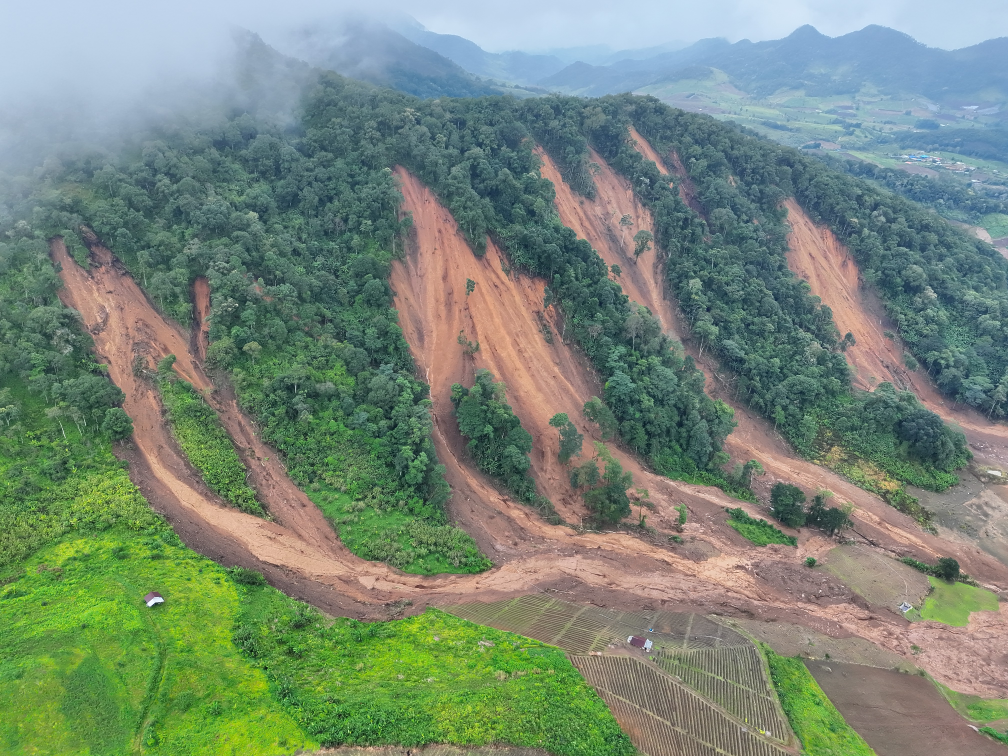
#> input picture Prom/FRA362 Dataset/L1_5.JPG, 4032 x 3024 px, given in place of L1_1.jpg, which was not available (shown at 1/4 size)
$ python aligment.py
#> lines starting #> are read from the running program, lines starting #| are printed output that depends on the picture; pictures that were not available may be replaced by others from this repository, and a replacement may not be noted
import cv2
import numpy as np

# -------------------------
# 1) โหลดภาพ Before / After
# -------------------------
img1 = cv2.imread(r"C:\Users\Win10\Documents\GitHub\FRA362-Change-the-World-Project-Landslide-Displacement-recognition\Prom\FRA362 Dataset\L1_1.jpg")   # ภาพฐาน (Reference)
#> img1 is the input picture: shape (3024, 4032, 3); mean B, G, R 119.8, 136, 119.2
img2 = cv2.imread(r"C:\Users\Win10\Documents\GitHub\FRA362-Change-the-World-Project-Landslide-Displacement-recognition\Prom\FRA362 Dataset\L1_7.jpg")    # ภาพที่ต้องการ align
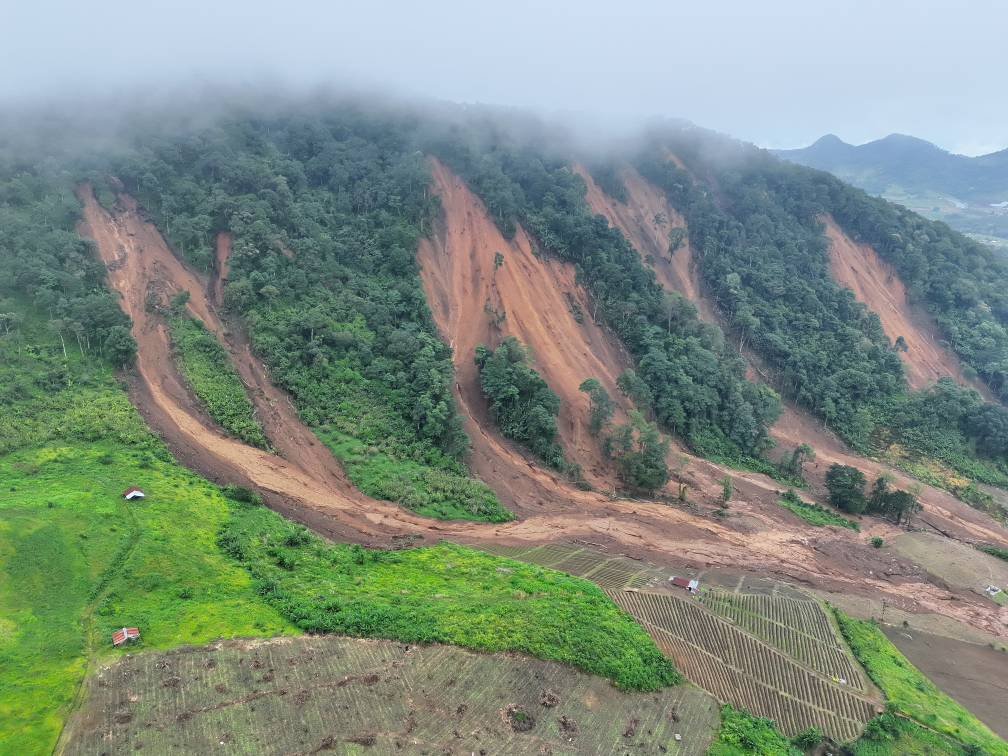
#> input picture Prom/FRA362 Dataset/L1_7.JPG, 4032 x 3024 px, found by its file name (shown at 1/4 size)
#> img2 is the input picture: shape (3024, 4032, 3); mean B, G, R 128.6, 140.8, 125.7

# แปลงเป็น grayscale
gray1 = cv2.cvtColor(img1, cv2.COLOR_BGR2GRAY)
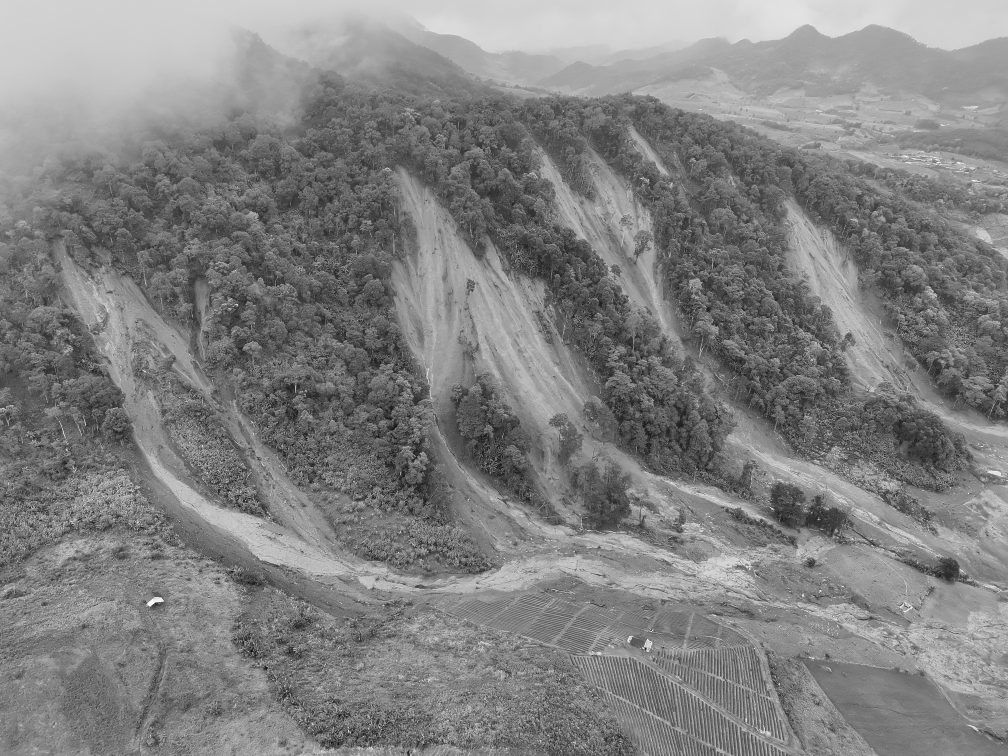
#> gray1: shape (3024, 4032) (shown at 1/4 size); min 1, max 255, mean 129.1
gray2 = cv2.cvtColor(img2, cv2.COLOR_BGR2GRAY)
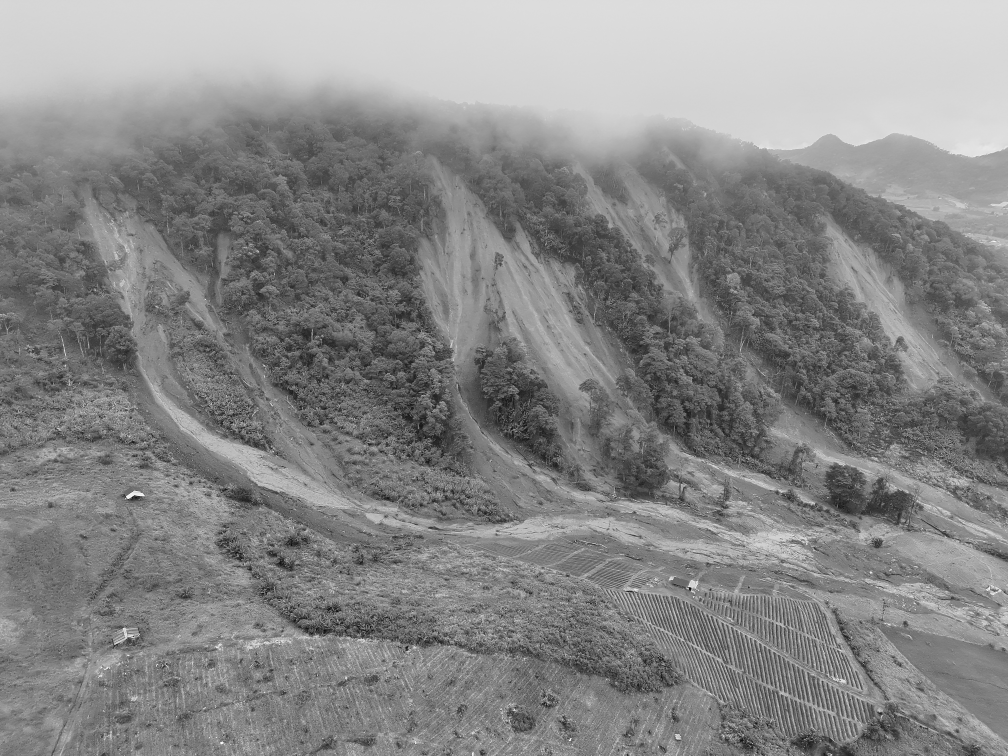
#> gray2: shape (3024, 4032) (shown at 1/4 size); min 0, max 255, mean 134.9

# -------------------------
# 2) สร้าง SIFT detector
# -------------------------
sift = cv2.SIFT_create()

# หา keypoints และ descriptors
#> (the run stopped early here; a loop or call above may not have finished)
